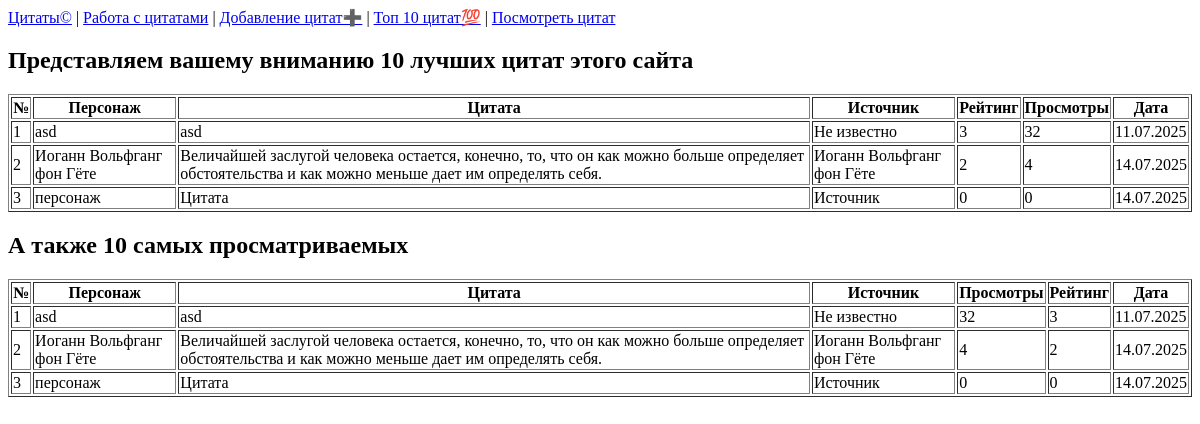
Page /citate/top on the earlier database version.
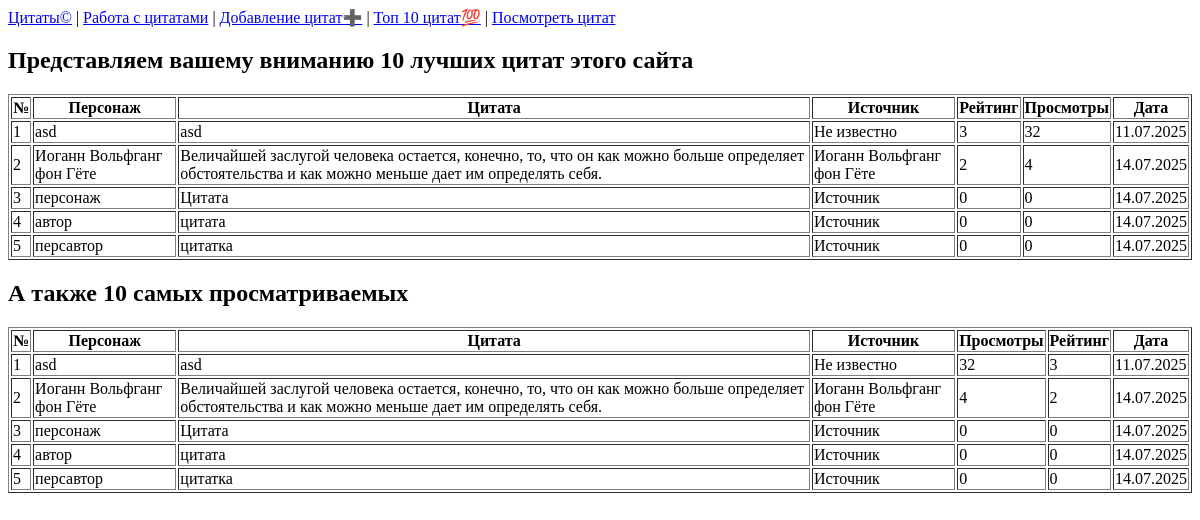
Same page on the later database version.
### citate/models.py (models this page shows, shortened)
class Citata(models.Model):
    content = models.TextField(unique=True)
    character = models.CharField(max_length=75)
    source = models.CharField(max_length=75, default='Не известно')
    date = models.DateTimeField(auto_now_add=True)
    weight = models.IntegerField(validators=[MaxValueValidator(10), MinValueValidator(1)], default=1)
    views = models.IntegerField(default=0)
    raiting = models.IntegerField(default=0)
    user_name = models.CharField(max_length=75, default='Анонимно')

### citate/views.py (the view)
# urls.py: path('top', views.top_citate, name="top"),
def top_citate(request):
    citates_by_raiting = Citata.objects.all().order_by('-raiting')[:10]
    citates_by_views = Citata.objects.all().order_by('-views')[:10]
    return render(request, 'top.html', {'citates_by_raiting':citates_by_raiting, 'citates_by_views':citates_by_views})

### citate/templates/top.html (shortened to what this page needs)
{% extends 'layout.html' %}
{% block body %}
    <section>
        <h1>Представляем вашему вниманию 10 лучших цитат этого сайта</h1>
        <table border=1 class="top-citates-table">
            <thead>
                <tr>
                    <th>№</th>
                    <th>Персонаж</th>
                    <th>Цитата</th>
                    <th>Источник</th>
                    <th>Рейтинг</th>
                    <th>Просмотры</th>
                    <th>Дата</th>
                </tr>
            </thead>
            <tbody>
                {% for citate in citates_by_raiting %}
                <tr>
                    <td>{{ forloop.counter }}</td>
                    <td>{{ citate.character|default:"-" }}</td>
                    <td>{{ citate.content }}</td>
                    <td>{{ citate.source }}</td>
                    <td>{{ citate.raiting }}</td>
                    <td>{{ citate.views }}</td>
                    <td>{{ citate.date|date:"d.m.Y" }}</td>
                </tr>
                {% endfor %}
            </tbody>
        </table>
    </section>
    <section>
        <h1>А также 10 самых просматриваемых</h1>
        <table border=1 class="top-citates-table">
            <thead>
                <tr>
                    <th>№</th>
                    <th>Персонаж</th>
                    <th>Цитата</th>
                    <th>Источник</th>
                    <th>Просмотры</th>
                    <th>Рейтинг</th>
                    <th>Дата</th>
                </tr>
            </thead>
            <tbody>
                {% for citate in citates_by_views %}
                <tr>
                    <td>{{ forloop.counter }}</td>
                    <td>{{ citate.character|default:"-" }}</td>
                    <td>{{ citate.content }}</td>
                    <td>{{ citate.source }}</td>
                    <td>{{ citate.views }}</td>
                    <td>{{ citate.raiting }}</td>
                    <td>{{ citate.date|date:"d.m.Y" }}</td>
                </tr>
                {% endfor %}
            </tbody>
        </table>
    </section>
{% endblock %}

### templates/layout.html (shortened to what this page needs)
<!DOCTYPE html>
{% load static %}
<html lang="en">
<head>
</head>
<body>
    <nav>
        <a href="/">Цитаты©</a> |
        <a href="{% url 'citate:citates' %}">Работа с цитатами</a> |
        <a href="{% url 'citate:add' %}">Добавление цитат➕</a> |
        <a href="{% url 'citate:top' %}">Топ 10 цитат💯</a> |
        <a href="{% url 'citate:all' %}">Посмотреть цитат</a>
    </nav>
    <main>
    {% block body %}
    {% endblock %}
    </main>
</body>
</html>

Differences in the rows shown:
added Citata: character "автор", content "цитата", source "Источник", raiting "0", views "0", date "14.07.2025"
added Citata: character "персавтор", content "цитатка", source "Источник", raiting "0", views "0", date "14.07.2025"
